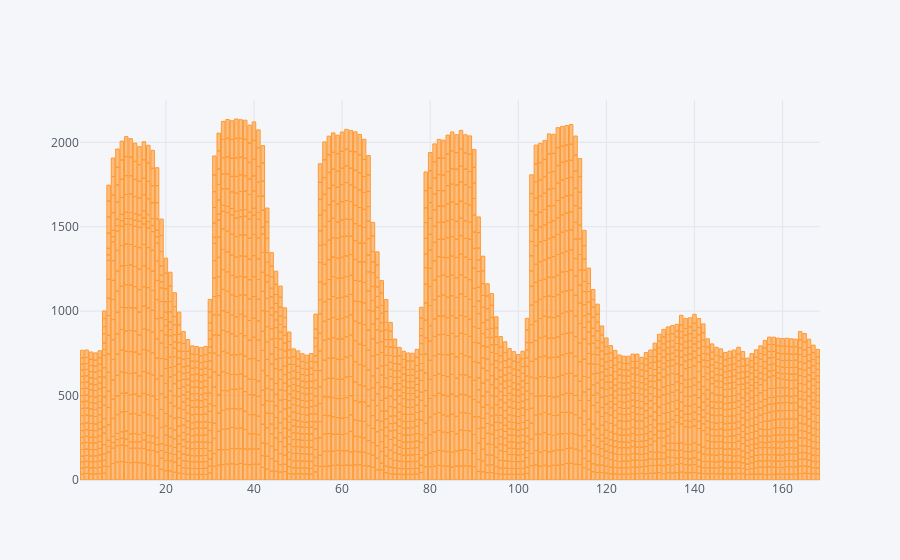

The cell this chart's notebook holds for it:
### Code cell
df.iplot(kind='bar', x='hour_of_the_week',y='Mean_Load')

### Figure 1 — Plotly figure (JSON) as saved in the notebook; plotly's stock layout.template omitted (floating-point values rounded to 4 significant figures; data arrays with more than 128 entries replaced by an {"elided": "..."} marker saying what was removed)
{"data": [{"marker": {"color": "rgba(255, 153, 51, 0.6)", "line": {"color": "rgba(255, 153, 51, 1.0)", "width": 1}}, "name": "Mean_Load", "orientation": "v", "text": "", "type": "bar", "x": {"elided": "3276 int values"}, "y": {"elided": "3276 mixed values"}}], "layout": {"legend": {"bgcolor": "#F5F6F9", "font": {"color": "#4D5663"}}, "paper_bgcolor": "#F5F6F9", "plot_bgcolor": "#F5F6F9", "title": {"font": {"color": "#4D5663"}}, "xaxis": {"gridcolor": "#E1E5ED", "showgrid": true, "tickfont": {"color": "#4D5663"}, "title": {"font": {"color": "#4D5663"}, "text": ""}, "zerolinecolor": "#E1E5ED"}, "yaxis": {"gridcolor": "#E1E5ED", "showgrid": true, "tickfont": {"color": "#4D5663"}, "title": {"font": {"color": "#4D5663"}, "text": ""}, "zerolinecolor": "#E1E5ED"}}}
